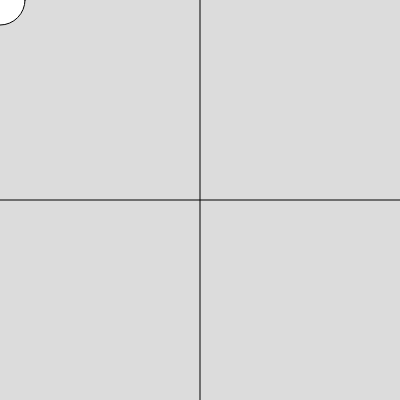
Frame 1 (no input)
Frame 60 (no input): identical to frame 1, image omitted
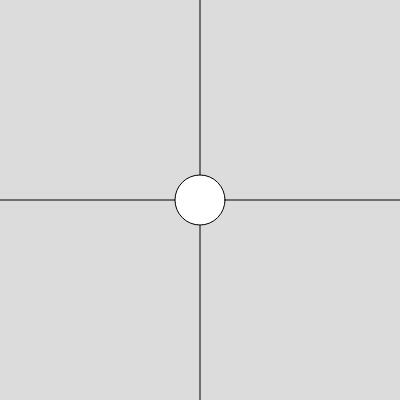
Frame 120 (the mouse pressed at the canvas centre since frame 60)

The p5.js sketch that drew these frames (run headless with seeded random() and noise() and a simulated clock; from frame 60 on, the mouse is pressed at the canvas centre):

// p5.js sketch
// ── sketch.js
function setup() {
  createCanvas(400, 400);
}

function draw() {
  background (220);
  
  line (0,200,400,200)
  line (200,0,200,400)

  let x = mouseX;
  let y = mouseY;

  let circleSize = 50

  let xIslarge = x > 200
  let yIslarge = y > 200
  
  if (xIslarge && !yIslarge || !xIslarge && yIslarge) {
  circleSize = square(x-55/2, y-55/2, 55); 
  }

  circle (x,y,circleSize)
}
